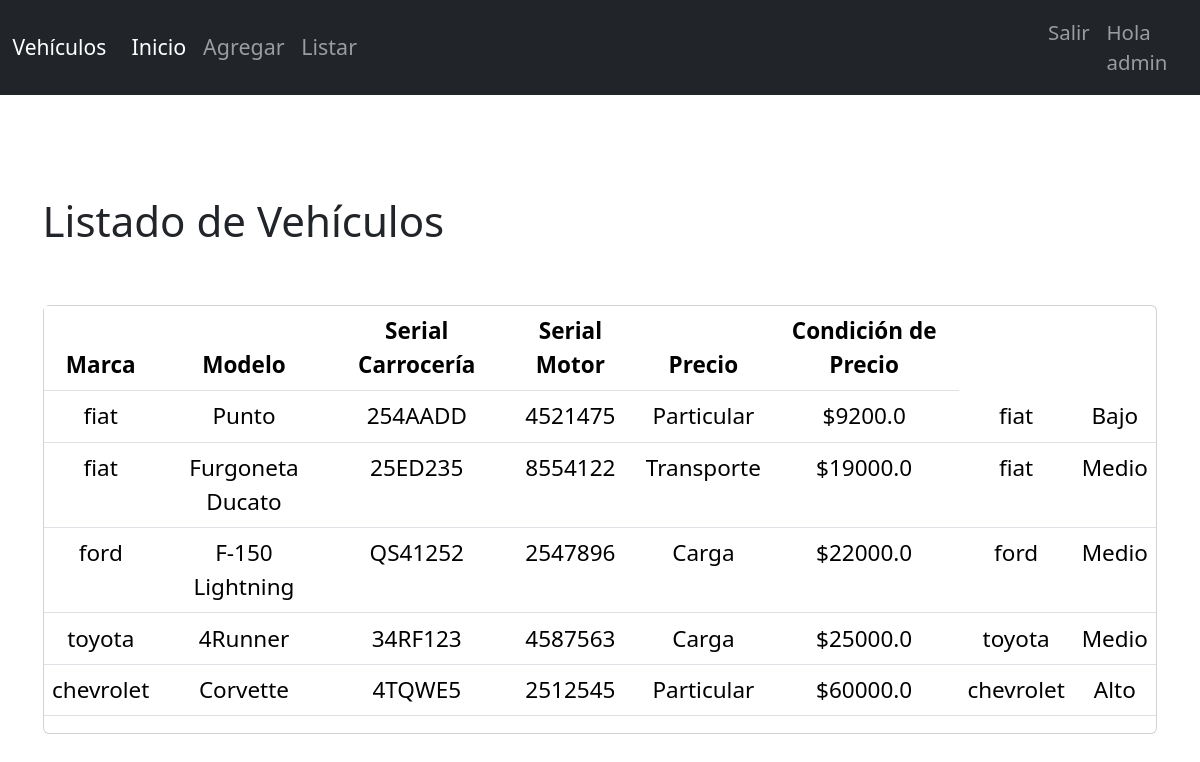
Screenshot of /listar/ (signed in) with the database file from the repository.
### vehiculo/models.py (models this page shows, shortened)
class VehiculoModel(models.Model):
    marca = models.CharField(max_length=20, choices=MARCA_OPCIONES, default='ford')
    modelo = models.CharField(max_length=100)
    serialCarroceria = models.CharField(max_length=50)
    serialMotor = models.CharField(max_length=50)
    categoria = models.CharField(max_length=20, choices=CATEGORIA_OPCIONES, default='particular')
    precio = models.FloatField()
    fechaCreacion = models.DateTimeField(auto_now_add=True)
    fechaModificacion = models.DateTimeField(auto_now=True)
    class Meta:
        permissions = (
            ("visualizar_catalogo", "Puede visualizar el catálogo"),("can_add_vehiculo_model", "Puede agregar vehiculos al catálogo"),
        )

### vehiculo/views.py (the view)
# urls.py: path('listar/', listaView, name='listar'),
def listaView(request):
    vehiculos = VehiculoModel.objects.all()
    permiso_visualizar_catalogo = request.user.has_perm('vehiculo.visualizar_catalogo')
    context = {'listaVehiculos': vehiculos, 'permiso_visualizar_catalogo': permiso_visualizar_catalogo}
    return render(request, 'lista.html', context)

### templates/lista.html
{% extends 'base.html' %}
{% load static %}
{% block content %}
{% if user.is_authenticated and permiso_visualizar_catalogo %}
<div class="container py-5" id="vehiculoList">
    <div class="title py-5">
        <h1>Listado de Vehículos</h1>
    </div>
    <div class="card" id="card-list">
        <table class="table table-hover text-center table-resposive-sm">
            <thead>
                <tr>
                    <th>Marca</th>
                    <th>Modelo</th>
                    <th>Serial Carrocería</th>
                    <th>Serial Motor</th>
                    <th>Precio</th>
                    <th>Condición de Precio</th>
                </tr>
            </thead>
        {% if listaVehiculos %}
        {% for item in listaVehiculos %}
            <tbody>
                <tr>
                    <td>{{item.marca}}</td>
                    <td>{{item.modelo}}</td>
                    <td>{{item.serialCarroceria}}</td>
                    <td>{{item.serialMotor}}</td>
                    <td>{{item.categoria}}</td>
                    <td>${{item.precio}}</td>
                    <td>{{item.marca}}</td>
                    <td>
                        {% if item.precio > 30000 %}
                            Alto
                        {% elif item.precio <= 30000 and item.precio > 10000 %}
                            Medio
                        {% elif item.precio <= 10000 %}
                            Bajo
                        {% else %}
                            Valor Inválido
                        {% endif %}
                    </td>
                </tr>
            </tbody>
        {% endfor %}
        {% else %}
            <h2>No hay información disponible de vehículos en este momento</h1>
        {% endif %}
        </table>
    </div>
</div>
{% else %}
    <h1 class="mt-5 text-center">Debe iniciar sesión y tener permiso para ver el listado de Vehiculos</h1>
{% endif %}
{% endblock %}

### templates/base.html (shortened to what this page needs)
<!DOCTYPE html>
<html lang="en">
<head>
    {% load bootstrap5 %}
    {% bootstrap_css%}
</head>
<body>
    {% block nav %}
        {%include 'menu.html'%}
    {% endblock %}
    {% block content %}
    {% endblock %}
</body>
</html>

### templates/menu.html (shortened to what this page needs)
{%block nav%}
    <nav class="navbar navbar-expand-lg navbar-dark bg-dark">
        <div class="container-fluid">
            <a class="navbar-brand" href="/">Vehículos</a>
            <div class="collapse navbar-collapse" id="navbarNav">
                <ul class="navbar-nav">
                    <li class="nav-item">
                        <a class="nav-link active" aria-current="page" href="/">Inicio</a>
                    </li>
                    <li class="nav-item">
                        <a class="nav-link" href="/vehiculo/add">Agregar</a>
                    </li>
                    <li class="nav-item">
                        <a class="nav-link" href="/listar">Listar</a>
                    </li>
                </ul>
            </div>
        </div>
        <div class="collapse navbar-collapse" id="navbarText">
            <ul class="navbar-nav mr-auto">
                {% if user.is_authenticated%}
                    <li class="nav-item">
                        <a class="nav-link" href="{% url 'logout' %}">Salir</a>
                    </li>
                    <li class="nav-item">
                        <a class="nav-link" href="#">Hola {{user.username}} </a>
                    </li>
                {% else %}
                    <li id="inicio" class="nav-item">
                        <a class="nav-link" href="/login">Iniciar Sesión</a>
                    </li>
                {% endif %}
            </ul>
        </div>
    </nav>
{%endblock%}

### templates/menu.html (style rules this page uses)
* { font-size: 1.05em; }

### rows the page displays
VehiculoModel: marca "fiat", modelo "Punto", serialCarroceria "254AADD", serialMotor "4521475", categoria "Particular", precio "9200.0", shows "Bajo"
VehiculoModel: marca "fiat", modelo "Furgoneta Ducato", serialCarroceria "25ED235", serialMotor "8554122", categoria "Transporte", precio "19000.0", shows "Medio"
VehiculoModel: marca "ford", modelo "F-150 Lightning", serialCarroceria "QS41252", serialMotor "2547896", categoria "Carga", precio "22000.0", shows "Medio"
VehiculoModel: marca "toyota", modelo "4Runner", serialCarroceria "34RF123", serialMotor "4587563", categoria "Carga", precio "25000.0", shows "Medio"
VehiculoModel: marca "chevrolet", modelo "Corvette", serialCarroceria "4TQWE5", serialMotor "2512545", categoria "Particular", precio "60000.0", shows "Alto"

### other values shown
{{ user.username }} "admin"
